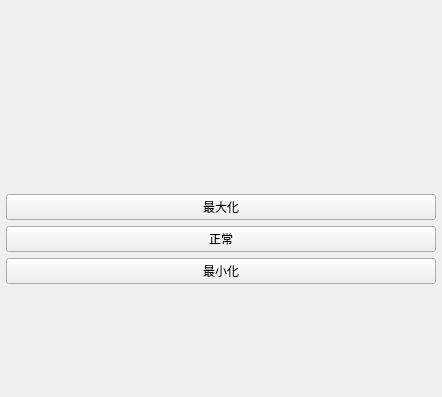
<?xml version="1.0" encoding="UTF-8"?>
<ui version="4.0">
 <class>TestForm</class>
 <widget class="QWidget" name="TestForm">
  <property name="geometry">
   <rect>
    <x>0</x>
    <y>0</y>
    <width>442</width>
    <height>397</height>
   </rect>
  </property>
  <property name="windowTitle">
   <string>Form</string>
  </property>
  <property name="styleSheet">
   <string notr="true"/>
  </property>
  <layout class="QVBoxLayout" name="verticalLayout">
   <property name="leftMargin">
    <number>6</number>
   </property>
   <property name="topMargin">
    <number>6</number>
   </property>
   <property name="rightMargin">
    <number>6</number>
   </property>
   <property name="bottomMargin">
    <number>6</number>
   </property>
   <item>
    <widget class="QWidget" name="widget_bg" native="true">
     <property name="sizePolicy">
      <sizepolicy hsizetype="Preferred" vsizetype="Preferred">
       <horstretch>0</horstretch>
       <verstretch>0</verstretch>
      </sizepolicy>
     </property>
     <property name="minimumSize">
      <size>
       <width>430</width>
       <height>182</height>
      </size>
     </property>
     <property name="styleSheet">
      <string notr="true">QWidget#widget_bg{
border-image: url(:/login_bg.png);
}</string>
     </property>
    </widget>
   </item>
   <item>
    <widget class="QPushButton" name="pushButton_max">
     <property name="text">
      <string>最大化</string>
     </property>
    </widget>
   </item>
   <item>
    <widget class="QPushButton" name="pushButton_normal">
     <property name="text">
      <string>正常</string>
     </property>
    </widget>
   </item>
   <item>
    <widget class="QPushButton" name="pushButton_min">
     <property name="text">
      <string>最小化</string>
     </property>
    </widget>
   </item>
   <item>
    <spacer name="verticalSpacer">
     <property name="orientation">
      <enum>Qt::Vertical</enum>
     </property>
     <property name="sizeHint" stdset="0">
      <size>
       <width>20</width>
       <height>40</height>
      </size>
     </property>
    </spacer>
   </item>
  </layout>
 </widget>
 <resources/>
 <connections/>
</ui>
